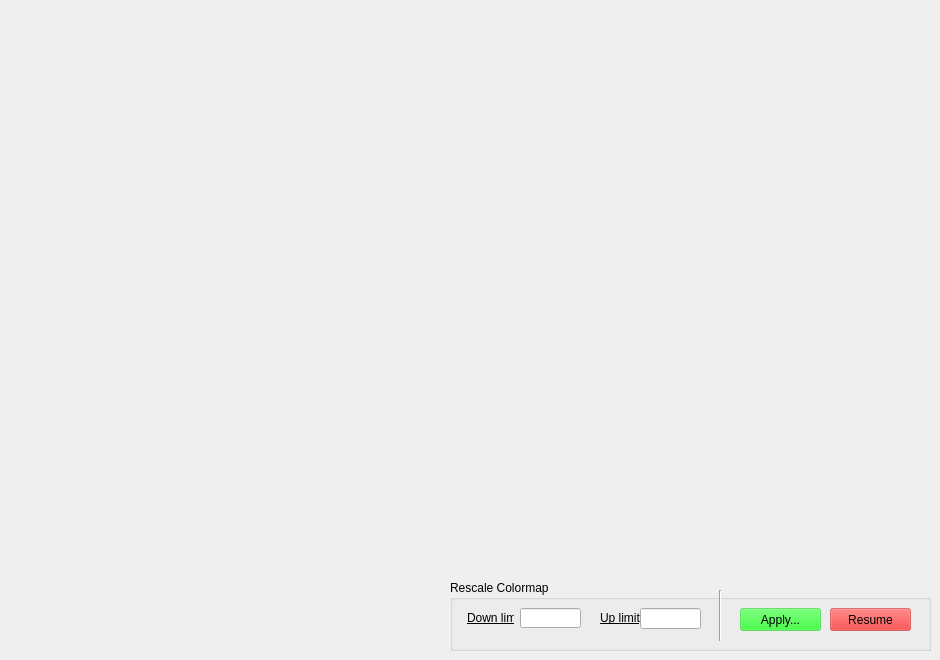
        <widget class="QWidget" name="page_7">
         <widget class="QGroupBox" name="groupBox_3">
          <property name="geometry">
           <rect>
            <x>450</x>
            <y>580</y>
            <width>481</width>
            <height>71</height>
           </rect>
          </property>
          <property name="title">
           <string>Rescale Colormap</string>
          </property>
          <widget class="QLineEdit" name="cblim_down">
           <property name="geometry">
            <rect>
             <x>70</x>
             <y>28</y>
             <width>61</width>
             <height>20</height>
            </rect>
           </property>
          </widget>
          <widget class="QLineEdit" name="cblim_up">
           <property name="geometry">
            <rect>
             <x>190</x>
             <y>28</y>
             <width>61</width>
             <height>21</height>
            </rect>
           </property>
          </widget>
          <widget class="QPushButton" name="refresh">
           <property name="geometry">
            <rect>
             <x>290</x>
             <y>28</y>
             <width>81</width>
             <height>23</height>
            </rect>
           </property>
           <property name="styleSheet">
            <string notr="true">background-color: rgba(0, 255, 0, 100);</string>
           </property>
           <property name="text">
            <string>Apply...</string>
           </property>
          </widget>
          <widget class="QLabel" name="label_39">
           <property name="geometry">
            <rect>
             <x>17</x>
             <y>31</y>
             <width>47</width>
             <height>13</height>
            </rect>
           </property>
           <property name="font">
            <font>
             <underline>true</underline>
            </font>
           </property>
           <property name="text">
            <string>Down limit</string>
           </property>
          </widget>
          <widget class="QLabel" name="label_42">
           <property name="geometry">
            <rect>
             <x>150</x>
             <y>31</y>
             <width>47</width>
             <height>13</height>
            </rect>
           </property>
           <property name="font">
            <font>
             <underline>true</underline>
            </font>
           </property>
           <property name="text">
            <string>Up limit</string>
           </property>
          </widget>
          <widget class="QPushButton" name="refresh_resume">
           <property name="geometry">
            <rect>
             <x>380</x>
             <y>28</y>
             <width>81</width>
             <height>23</height>
            </rect>
           </property>
           <property name="styleSheet">
            <string notr="true">background-color: rgba(255, 0, 0, 100);</string>
           </property>
           <property name="text">
            <string>Resume</string>
           </property>
          </widget>
          <widget class="Line" name="line_5">
           <property name="geometry">
            <rect>
             <x>260</x>
             <y>10</y>
             <width>20</width>
             <height>51</height>
            </rect>
           </property>
           <property name="orientation">
            <enum>Qt::Vertical</enum>
           </property>
          </widget>
         </widget>
        </widget>
